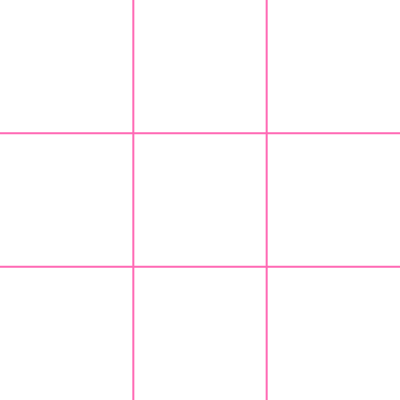
Frame 1 (no input)
Frame 60 (no input): identical to frame 1, image omitted
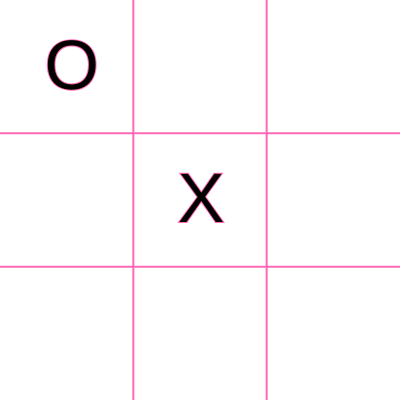
Frame 120 (the mouse pressed at the canvas centre since frame 60)

The p5.js sketch that drew these frames (run headless with seeded random() and noise() and a simulated clock; from frame 60 on, the mouse is pressed at the canvas centre):

// p5.js sketch
// ── sketch.js
let board = [
  ['','',''],
  ['','',''],
  ['','','']
];

let w; // = width / 3;
let h; // = height / 3'

let ai = 'O';
let human = 'X';
let playerTurn = human;

function setup() {
  createCanvas(400, 400);
  w = width/3;
  h = height/3;
  // COMMENT THIS OUT SO THAT YOU GO FIRST!
  //bestMove();
}

function equals3 (a,b,c) {
  return (a==b && b==c && a!='');
}

function checkWinner() {
  let winner = null;

  // horizontal
  for (let i = 0; i < 3; i++) {
    if (equals3(board[i][0], board[i][1], board[i][2])) {
      winner = board[i][0];
    }
  }

  // Vertical
  for (let i = 0; i < 3; i++) {
    if (equals3(board[0][i], board[1][i], board[2][i])) {
      winner = board[0][i];
    }
  }

  // Diagonal
  if (equals3(board[0][0], board[1][1], board[2][2])) {
    winner = board[0][0];
  }
  if (equals3(board[2][0], board[1][1], board[0][2])) {
    winner = board[2][0];
  }

  let openSpots = 0;
  for (let i = 0; i < 3; i++) {
    for (let j = 0; j < 3; j++) {
      if (board[i][j] == '') {
        openSpots++;
      }
    }
  }

  if (winner == null && openSpots == 0) {
    return 'tie';
  } else {
    return winner;
  }
}

function mousePressed() {
  if (playerTurn == human) {
    // Human make turn
    let i = floor(mouseX / w);
    let j = floor(mouseY / h);
    // If valid turn
    if (board[i][j] == '') {
      board[i][j] = human;
      playerTurn = ai;
      bestMove();
    }
  }
}

function draw(){
  background(255);
  stroke(255,105,180);
  strokeWeight(2);
  let w = width / 3;
  let h = height / 3;
 
  line(w, 0, w, height);
  line(w*2, 0, w*2, height);
  line(0, h, width, h);
  line(0, h*2, width, h*2);
  
  for (let j = 0; j < 3; j++){
    for (let i = 0; i < 3; i++){
      let x = w  * i + w/3;
      let y = h * j + h/1.5;
      let spot = board[i][j];
      let iconP = createP('');
     // iconP.style('font-size', '70pt');
      textSize(70);
      if(spot == human) {
        text('X', x, y);
       // iconP.html('X').style('color', 'blue').style('margin-left', y);
      } else if(spot == ai) {
        text ('O', x, y);
      }
    }
  }

  let result = checkWinner();
  if(result != null){
    noLoop();
    let resultP = createP('');
    resultP.style('font-size', '32pt');
    if (result == 'tie') {
      resultP.html('It is a tie!').style('color', '#FE7D6A');
    } else if (result == 'X') {
      resultP.html(`Congratulations! You are the winner!`).style('color', '#FC46AA');
    } else {
      resultP.html(`Oops! The computer is the winner...`).style('color', '#800000');
    }
  }
}

// ── minimax.js
function bestMove() {
	//AI to make its turn
	let bestScore = -Infinity;
	let move;
	for(let i=0; i < 3; i++) {
		for(let j=0; j < 3; j++) {
			//Is the spot available?
			if(board[i][j] == '') {
				board[i][j] = ai;
				let score = minimax(board, 0, -Infinity, +Infinity, false);
				board[i][j] = '';
				if (score > bestScore) {
					bestScore = score;
					move = { i, j };
				}
			}
		}
	}
	board[move.i][move.j] = ai;
	playerTurn = human;
}

let scores = {
		O: 1,
		X: -1,
		tie: 0
};

function minimax(board, depth, alpha, beta, isMaximizing) {
	let result = checkWinner();
	if (result !== null) {
		return scores[result];
	}

	if(isMaximizing) {
		let bestScore = -Infinity;
		for(let i=0; i < 3; i++) {
			for(let j=0; j < 3; j++) {
				// Is the spot available?
				if(board[i][j] == '') {
					board[i][j] = ai;
					let score = minimax(board, depth + 1, alpha, beta, false);
					board[i][j] = '';
					bestScore = max(score, bestScore);
					alpha = max(alpha, score);
					if(beta <= alpha){
						break;
					}
				}
			}
		}	
		return bestScore;
	} else {
		let bestScore = Infinity;
		for(let i=0; i < 3; i++) {
			for(let j=0; j < 3; j++) {
				// Is the spot available?
				if(board[i][j] == '') {
					board[i][j] = human;
					let score = minimax(board, depth + 1, alpha, beta, true);
					board[i][j] = '';
					bestScore = min(score, bestScore);
					beta = min(beta, score);
					if(beta <= alpha){
						break;
					}
				}
			}
		}	
		return bestScore;
	}
}
